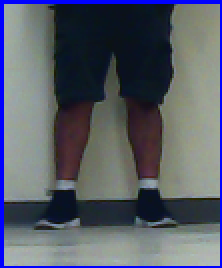
#> input picture hackabull/lowerbody.png, 111 x 134 px, given in place of the camera (shown 2 times larger)
$ python takePic.py   (Python 2 division)
#> lines starting #> are read from the running program, lines starting #| are printed output that depends on the picture
import cv2

cam = cv2.VideoCapture(0)

lowerbody_cascade = cv2.CascadeClassifier('haarcascade_lowerbody.xml')


def getPickForCall(imgName):
#> called with imgName = 'lowerbody'
    while True:
       s,img = cam.read()
#> img is the input picture: shape (134, 111, 3); mean B, G, R 103.9, 93.3, 87.8
       img = cv2.resize(img,(0,0),fx=0.5,fy=0.5)
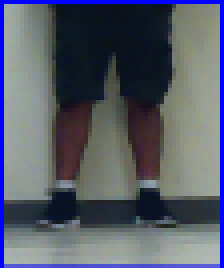
#> img: shape (67, 56, 3) (shown 4 times larger); mean B, G, R 105.4, 92.5, 87.1
       gray = cv2.cvtColor(img, cv2.COLOR_BGR2GRAY)
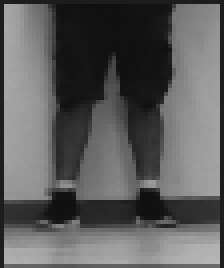
#> gray: shape (67, 56) (shown 4 times larger); min 16, max 183, mean 92.4
       lowerbody = lowerbody_cascade.detectMultiScale(gray, 1.8, 1)
#> lowerbody = ()
       for (x,y,w,h) in lowerbody:
          cv2.rectangle(img,(x,y),(x+w,y+h),(255,0,0),2)
          roi_color = img[y:y+h, x:x+w]
          cv2.imshow("roi_color",roi_color)
          if cv2.waitKey(25) & 0xff == ord('q'):
              cv2.imwrite(imgName+".png",roi_color)
              return roi_color
#> this loop made 0 passes
       cv2.imshow('img',img)


print 'Get the 2ft pic'
getPickForCall('lowerbody')

# [5 lines of commented-out code are left out]


cam.release()

##destroyAllWindows()
